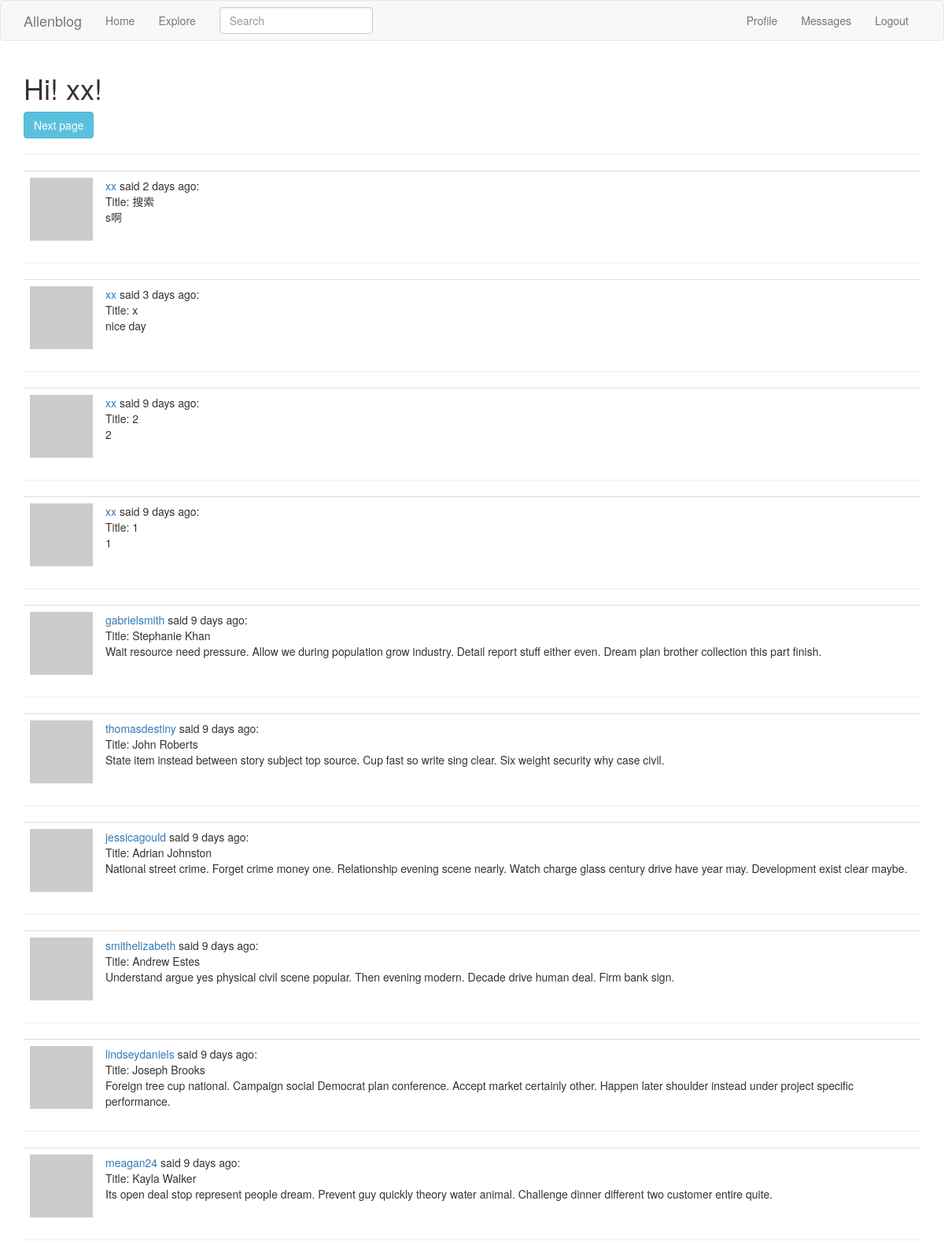
The page /explore (signed in) on the database as committed earlier.
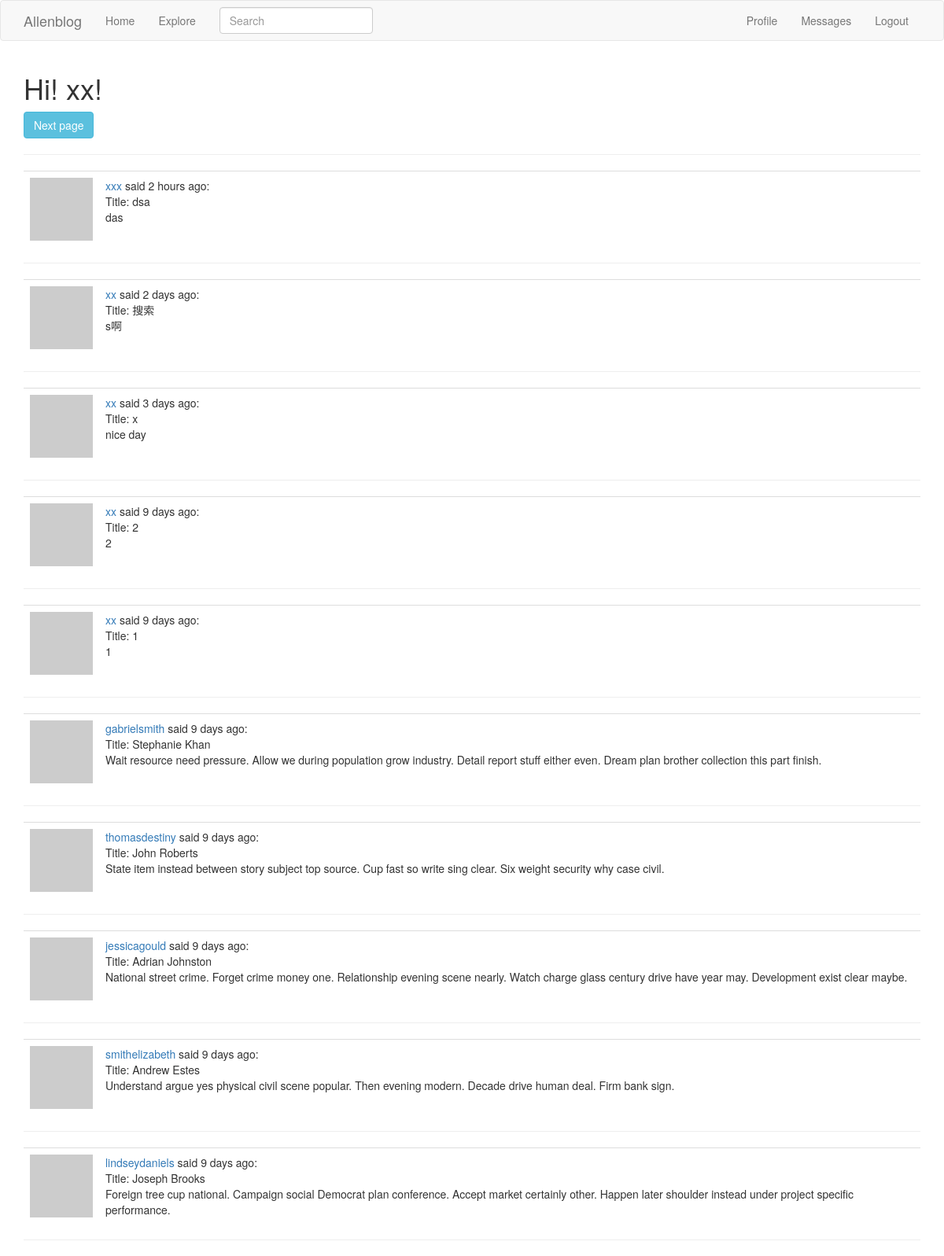
The same page on the database as committed later.
### app/models.py (models this page shows, shortened)
class User(db.Model, UserMixin):
    __tablename__ = 'user'
    id = db.Column(db.Integer, primary_key=True)
    username = db.Column(db.String(64), index=True, unique=True)
    email = db.Column(db.String(120), index=True, unique=True)
    password_hash = db.Column(db.String(128))
    posts = db.relationship('Post', backref='author', lazy='dynamic')
    about_me = db.Column(db.String(140))
    last_seen = db.Column(db.DateTime, default=datetime.utcnow)
    followed = db.relationship(
        'User', secondary=followers,
        primaryjoin=(followers.c.follower_id == id),
        secondaryjoin=(followers.c.followed_id == id),
        backref=db.backref('followers', lazy='dynamic'),
        lazy='dynamic'
    )
    messages_sent = db.relationship('Message', foreign_keys='Message.sender_id', backref='author', lazy='dynamic')
    messages_received = db.relationship('Message', foreign_keys='Message.recipient_id', backref='recipient', lazy='dynamic')
    last_message_read_time = db.column(db.DateTime)
    def avatar(self, size):
        digest = md5(self.email.lower().encode('utf-8')).hexdigest()
        return 'https://www.gravatar.com/avatar/{}?d=identicon&s={}'.format(digest, size)

class SearchableMixin(object):
    @classmethod
    def before_commit(cls, session):
        session._changes = {
            'add': list(session.new),
            'update': list(session.dirty),
            'delete': list(session.deleted)
        }
    @classmethod
    def after_commit(cls, session):
        for obj in session._changes['add']:
            if isinstance(obj, SearchableMixin):
                add_to_index(obj.__tablename__, obj)
        for obj in session._changes['update']:
            if isinstance(obj, SearchableMixin):
                add_to_index(obj.__tablename__, obj)
        for obj in session._changes['delete']:
            if isinstance(obj, SearchableMixin):
                remove_from_index(obj.__tablename__, obj)
        session._changes = None

class Post(SearchableMixin ,db.Model):
    __tablename__ = 'post'
    __searchable__ = ['body']
    id = db.Column(db.Integer, primary_key=True)
    title = db.Column(db.String(32), index=True)
    body = db.Column(db.String(140))
    timestamp = db.Column(db.DateTime, index=True, default=datetime.utcnow)
    user_id = db.Column(db.Integer, db.ForeignKey('user.id'))

### app/main/views.py (the view)
@main.route('/explore')
@login_required
def explore():
    page = request.args.get('page', 1, type=int)
    posts = Post.query.order_by(Post.timestamp.desc()).paginate(page, current_app.config['POSTS_PER_PAGE'], False)
    next_url = url_for('main.explore', page=posts.next_num) if posts.has_next else None
    prev_url = url_for('main.explore', page=posts.prev_num) if posts.has_prev else None
    return render_template('explore.html', title='Explore', posts=posts.items, next_url=next_url, prev_url=prev_url)

### app/main/forms.py
class SearchForm(FlaskForm):
    q = StringField('Search', validators=[DataRequired()])
    def __init__(self, *args, **kwargs):
        if 'formdata' not in kwargs:
            kwargs['formdata'] = request.args
        if 'csrf_enabled' not in kwargs:
            kwargs['csrf_enabled'] = False
        super(SearchForm, self).__init__(*args, **kwargs)

### app/main/views.py (called while the page is built)
@main.before_request
def before_request():
    if current_user.is_authenticated:
        current_user.last_seen = datetime.utcnow()
        db.session.commit()
        g.search_form = SearchForm()

### app/models.py (called while the page is built)
@login_manager.user_loader
def load_user(id):
    return User.query.get(int(id))

### app/templates/explore.html
{% extends "base.html" %}
{% block app_content %}
    <h1>Hi! {{ current_user.username }}!</h1>
    {% include('_pagination.html') %}
    {% for post in posts %}
        {% include('_post.html') %}
        <hr>
    {% endfor %}
{% endblock %}

### app/templates/base.html (shortened to what this page needs)
{% extends 'bootstrap/base.html' %}
{% block navbar %}
    <nav class="navbar navbar-default">
        <div class="container">
            <div class="navbar-header">
                <a class="navbar-brand" href="{{ url_for('main.index') }}">Allenblog</a>
            </div>
            <div class="collapse navbar-collapse" id="bs-example-navbar-collapse-1">
                <ul class="nav navbar-nav">
                    <li><a href="{{ url_for('main.index') }}">Home</a></li>
                    <li><a href="{{ url_for('main.explore') }}">Explore</a></li>
                </ul>
                <ul class="nav navbar-nav navbar-right">
                    {% if current_user.is_anonymous %}
                        <li><a href="{{ url_for('main.login') }}">Login</a></li>
                    {% else %}
                        <li><a href="{{ url_for('main.user_profile', username=current_user.username) }}">Profile</a>
                        </li>
                        <li><a href="{{ url_for('main.check_messages') }}">Messages</a></li>
                        <li><a href="{{ url_for('main.logout') }}">Logout</a></li>
                    {% endif %}
                </ul>
                {% if g.search_form %}
                    <form class="navbar-form navbar-left" method="get"
                          action="{{ url_for('main.search') }}">
                        <div class="form-group">
                            {{ g.search_form.q(size=20, class='form-control',
                            placeholder=g.search_form.q.label.text) }}
                        </div>
                    </form>
                {% endif %}
            </div>
    </nav>
{% endblock %}
{% block content %}
    <div class="container">
        {% block app_content %}{% endblock %}
    </div>
{% endblock %}

### app/templates/_pagination.html (shortened to what this page needs)
<div>
    {% if next_url %}
        <a href="{{ next_url }}">
            <button type="button" class="btn btn-info">Next page</button>
        </a>
    {% endif %}
    <hr>
</div>

### app/templates/_post.html
    <table class="table table-hover">
        <tr>
            <td width="70px">
                <span class="user_popup">
                    <a href="{{ url_for('main.user_profile', username=post.author.username) }}">
                        <img src="{{ post.author.avatar(70) }}" />
                    </a>
                 </span>
            </td>
            <td>
                <span class="user_popup">
                    <a href="{{ url_for('main.user_profile', username=post.author.username) }}">
                        {{ post.author.username }}
                    </a>
                </span>
                said {{ moment(post.timestamp).fromNow() }}:
                <br>
                Title: {{ post.title }}
                <br>
                {{ post.body }}
            </td>
        </tr>
    </table>

Rows that differ between the two databases and show on the page:
no longer on this page (row unchanged): Post: author.username "meagan24", timestamp "9 days ago", title "Kayla Walker", body "Its open deal stop represent people dream. Prevent guy quickly theory water animal. Challenge dinner different two customer entire quite."
added Post: author.username "xxx", timestamp "2 hours ago", title "dsa", body "das"
